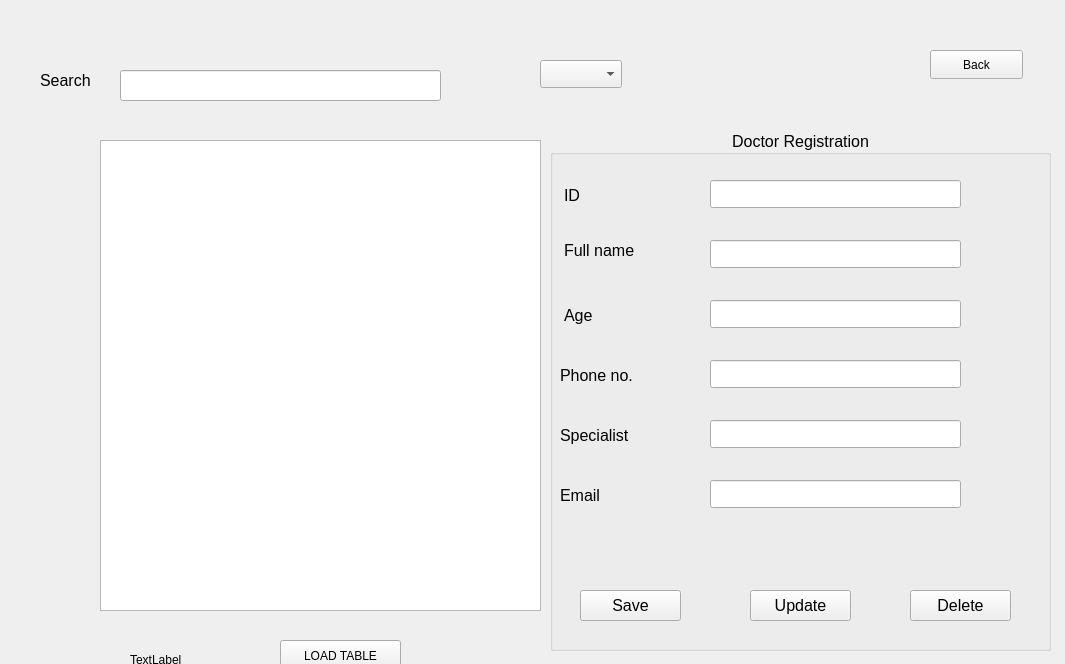
<?xml version="1.0" encoding="UTF-8"?>
<ui version="4.0">
 <class>Doctorinfo</class>
 <widget class="QDialog" name="Doctorinfo">
  <property name="geometry">
   <rect>
    <x>0</x>
    <y>0</y>
    <width>1065</width>
    <height>664</height>
   </rect>
  </property>
  <property name="windowTitle">
   <string>Dialog</string>
  </property>
  <widget class="QLabel" name="label">
   <property name="geometry">
    <rect>
     <x>0</x>
     <y>0</y>
     <width>1065</width>
     <height>664</height>
    </rect>
   </property>
   <property name="text">
    <string/>
   </property>
   <property name="pixmap">
    <pixmap>../../../../Documents/background1.webp</pixmap>
   </property>
  </widget>
  <widget class="QTableView" name="tableView">
   <property name="geometry">
    <rect>
     <x>100</x>
     <y>140</y>
     <width>441</width>
     <height>471</height>
    </rect>
   </property>
  </widget>
  <widget class="QLineEdit" name="lineEdit">
   <property name="geometry">
    <rect>
     <x>120</x>
     <y>70</y>
     <width>321</width>
     <height>31</height>
    </rect>
   </property>
   <property name="echoMode">
    <enum>QLineEdit::Normal</enum>
   </property>
  </widget>
  <widget class="QPushButton" name="pushButton_2">
   <property name="geometry">
    <rect>
     <x>1540</x>
     <y>190</y>
     <width>93</width>
     <height>29</height>
    </rect>
   </property>
   <property name="text">
    <string>Back</string>
   </property>
  </widget>
  <widget class="QLabel" name="label_sec_status">
   <property name="geometry">
    <rect>
     <x>740</x>
     <y>760</y>
     <width>63</width>
     <height>20</height>
    </rect>
   </property>
   <property name="text">
    <string>TextLabel</string>
   </property>
  </widget>
  <widget class="QPushButton" name="pushButton_3">
   <property name="geometry">
    <rect>
     <x>890</x>
     <y>750</y>
     <width>121</width>
     <height>31</height>
    </rect>
   </property>
   <property name="text">
    <string>LOAD TABLE</string>
   </property>
  </widget>
  <widget class="QLabel" name="label_3">
   <property name="geometry">
    <rect>
     <x>40</x>
     <y>70</y>
     <width>63</width>
     <height>20</height>
    </rect>
   </property>
   <property name="font">
    <font>
     <pointsize>12</pointsize>
    </font>
   </property>
   <property name="text">
    <string>Search</string>
   </property>
  </widget>
  <widget class="QComboBox" name="cbColumnas">
   <property name="geometry">
    <rect>
     <x>540</x>
     <y>60</y>
     <width>82</width>
     <height>28</height>
    </rect>
   </property>
  </widget>
  <widget class="QGroupBox" name="groupBox">
   <property name="geometry">
    <rect>
     <x>1160</x>
     <y>240</y>
     <width>501</width>
     <height>521</height>
    </rect>
   </property>
   <property name="font">
    <font>
     <pointsize>12</pointsize>
    </font>
   </property>
   <property name="title">
    <string>Doctor Registration</string>
   </property>
   <property name="alignment">
    <set>Qt::AlignCenter</set>
   </property>
   <widget class="QLabel" name="label_6">
    <property name="geometry">
     <rect>
      <x>14</x>
      <y>50</y>
      <width>41</width>
      <height>31</height>
     </rect>
    </property>
    <property name="text">
     <string>ID</string>
    </property>
   </widget>
   <widget class="QLineEdit" name="txt_id">
    <property name="geometry">
     <rect>
      <x>160</x>
      <y>50</y>
      <width>251</width>
      <height>28</height>
     </rect>
    </property>
   </widget>
   <widget class="QLabel" name="label_7">
    <property name="geometry">
     <rect>
      <x>14</x>
      <y>110</y>
      <width>91</width>
      <height>20</height>
     </rect>
    </property>
    <property name="text">
     <string>Full name</string>
    </property>
   </widget>
   <widget class="QLineEdit" name="txt_name">
    <property name="geometry">
     <rect>
      <x>160</x>
      <y>110</y>
      <width>251</width>
      <height>28</height>
     </rect>
    </property>
   </widget>
   <widget class="QLabel" name="label_9">
    <property name="geometry">
     <rect>
      <x>14</x>
      <y>170</y>
      <width>51</width>
      <height>31</height>
     </rect>
    </property>
    <property name="text">
     <string>Age</string>
    </property>
   </widget>
   <widget class="QLineEdit" name="txt_age">
    <property name="geometry">
     <rect>
      <x>160</x>
      <y>170</y>
      <width>251</width>
      <height>28</height>
     </rect>
    </property>
   </widget>
   <widget class="QLabel" name="label_10">
    <property name="geometry">
     <rect>
      <x>10</x>
      <y>230</y>
      <width>111</width>
      <height>31</height>
     </rect>
    </property>
    <property name="text">
     <string>Phone no.</string>
    </property>
   </widget>
   <widget class="QLineEdit" name="txt_phone">
    <property name="geometry">
     <rect>
      <x>160</x>
      <y>230</y>
      <width>251</width>
      <height>28</height>
     </rect>
    </property>
   </widget>
   <widget class="QPushButton" name="pushButton">
    <property name="geometry">
     <rect>
      <x>30</x>
      <y>460</y>
      <width>101</width>
      <height>31</height>
     </rect>
    </property>
    <property name="text">
     <string>Save</string>
    </property>
   </widget>
   <widget class="QLabel" name="label_2">
    <property name="geometry">
     <rect>
      <x>10</x>
      <y>290</y>
      <width>101</width>
      <height>31</height>
     </rect>
    </property>
    <property name="text">
     <string>Specialist</string>
    </property>
   </widget>
   <widget class="QLineEdit" name="txt_phone_2">
    <property name="geometry">
     <rect>
      <x>160</x>
      <y>290</y>
      <width>251</width>
      <height>28</height>
     </rect>
    </property>
   </widget>
   <widget class="QLineEdit" name="txt_phone_3">
    <property name="geometry">
     <rect>
      <x>160</x>
      <y>350</y>
      <width>251</width>
      <height>28</height>
     </rect>
    </property>
   </widget>
   <widget class="QLabel" name="label_4">
    <property name="geometry">
     <rect>
      <x>10</x>
      <y>350</y>
      <width>91</width>
      <height>31</height>
     </rect>
    </property>
    <property name="text">
     <string>Email</string>
    </property>
   </widget>
   <widget class="QPushButton" name="pushButton_5">
    <property name="geometry">
     <rect>
      <x>360</x>
      <y>460</y>
      <width>101</width>
      <height>31</height>
     </rect>
    </property>
    <property name="text">
     <string>Delete</string>
    </property>
   </widget>
   <widget class="QPushButton" name="pushButton_6">
    <property name="geometry">
     <rect>
      <x>200</x>
      <y>460</y>
      <width>101</width>
      <height>31</height>
     </rect>
    </property>
    <property name="text">
     <string>Update</string>
    </property>
   </widget>
  </widget>
  <widget class="QPushButton" name="pushButton_4">
   <property name="geometry">
    <rect>
     <x>930</x>
     <y>50</y>
     <width>93</width>
     <height>29</height>
    </rect>
   </property>
   <property name="text">
    <string>Back</string>
   </property>
  </widget>
  <widget class="QLabel" name="label_sec_status_2">
   <property name="geometry">
    <rect>
     <x>130</x>
     <y>650</y>
     <width>63</width>
     <height>20</height>
    </rect>
   </property>
   <property name="text">
    <string>TextLabel</string>
   </property>
  </widget>
  <widget class="QPushButton" name="pushButton_7">
   <property name="geometry">
    <rect>
     <x>280</x>
     <y>640</y>
     <width>121</width>
     <height>31</height>
    </rect>
   </property>
   <property name="text">
    <string>LOAD TABLE</string>
   </property>
  </widget>
  <widget class="QGroupBox" name="groupBox_2">
   <property name="geometry">
    <rect>
     <x>550</x>
     <y>130</y>
     <width>501</width>
     <height>521</height>
    </rect>
   </property>
   <property name="font">
    <font>
     <pointsize>12</pointsize>
    </font>
   </property>
   <property name="title">
    <string>Doctor Registration</string>
   </property>
   <property name="alignment">
    <set>Qt::AlignCenter</set>
   </property>
   <widget class="QLabel" name="label_16">
    <property name="geometry">
     <rect>
      <x>14</x>
      <y>50</y>
      <width>41</width>
      <height>31</height>
     </rect>
    </property>
    <property name="text">
     <string>ID</string>
    </property>
   </widget>
   <widget class="QLineEdit" name="txt_id_3">
    <property name="geometry">
     <rect>
      <x>160</x>
      <y>50</y>
      <width>251</width>
      <height>28</height>
     </rect>
    </property>
   </widget>
   <widget class="QLabel" name="label_17">
    <property name="geometry">
     <rect>
      <x>14</x>
      <y>110</y>
      <width>91</width>
      <height>20</height>
     </rect>
    </property>
    <property name="text">
     <string>Full name</string>
    </property>
   </widget>
   <widget class="QLineEdit" name="txt_name_3">
    <property name="geometry">
     <rect>
      <x>160</x>
      <y>110</y>
      <width>251</width>
      <height>28</height>
     </rect>
    </property>
   </widget>
   <widget class="QLabel" name="label_18">
    <property name="geometry">
     <rect>
      <x>14</x>
      <y>170</y>
      <width>51</width>
      <height>31</height>
     </rect>
    </property>
    <property name="text">
     <string>Age</string>
    </property>
   </widget>
   <widget class="QLineEdit" name="txt_age_3">
    <property name="geometry">
     <rect>
      <x>160</x>
      <y>170</y>
      <width>251</width>
      <height>28</height>
     </rect>
    </property>
   </widget>
   <widget class="QLabel" name="label_19">
    <property name="geometry">
     <rect>
      <x>10</x>
      <y>230</y>
      <width>111</width>
      <height>31</height>
     </rect>
    </property>
    <property name="text">
     <string>Phone no.</string>
    </property>
   </widget>
   <widget class="QLineEdit" name="txt_phone_7">
    <property name="geometry">
     <rect>
      <x>160</x>
      <y>230</y>
      <width>251</width>
      <height>28</height>
     </rect>
    </property>
   </widget>
   <widget class="QPushButton" name="pushButton_11">
    <property name="geometry">
     <rect>
      <x>30</x>
      <y>460</y>
      <width>101</width>
      <height>31</height>
     </rect>
    </property>
    <property name="text">
     <string>Save</string>
    </property>
   </widget>
   <widget class="QLabel" name="label_20">
    <property name="geometry">
     <rect>
      <x>10</x>
      <y>290</y>
      <width>101</width>
      <height>31</height>
     </rect>
    </property>
    <property name="text">
     <string>Specialist</string>
    </property>
   </widget>
   <widget class="QLineEdit" name="txt_phone_8">
    <property name="geometry">
     <rect>
      <x>160</x>
      <y>290</y>
      <width>251</width>
      <height>28</height>
     </rect>
    </property>
   </widget>
   <widget class="QLineEdit" name="txt_phone_9">
    <property name="geometry">
     <rect>
      <x>160</x>
      <y>350</y>
      <width>251</width>
      <height>28</height>
     </rect>
    </property>
   </widget>
   <widget class="QLabel" name="label_21">
    <property name="geometry">
     <rect>
      <x>10</x>
      <y>350</y>
      <width>91</width>
      <height>31</height>
     </rect>
    </property>
    <property name="text">
     <string>Email</string>
    </property>
   </widget>
   <widget class="QPushButton" name="pushButton_12">
    <property name="geometry">
     <rect>
      <x>360</x>
      <y>460</y>
      <width>101</width>
      <height>31</height>
     </rect>
    </property>
    <property name="text">
     <string>Delete</string>
    </property>
   </widget>
   <widget class="QPushButton" name="pushButton_13">
    <property name="geometry">
     <rect>
      <x>200</x>
      <y>460</y>
      <width>101</width>
      <height>31</height>
     </rect>
    </property>
    <property name="text">
     <string>Update</string>
    </property>
   </widget>
  </widget>
 </widget>
 <resources/>
 <connections/>
</ui>
